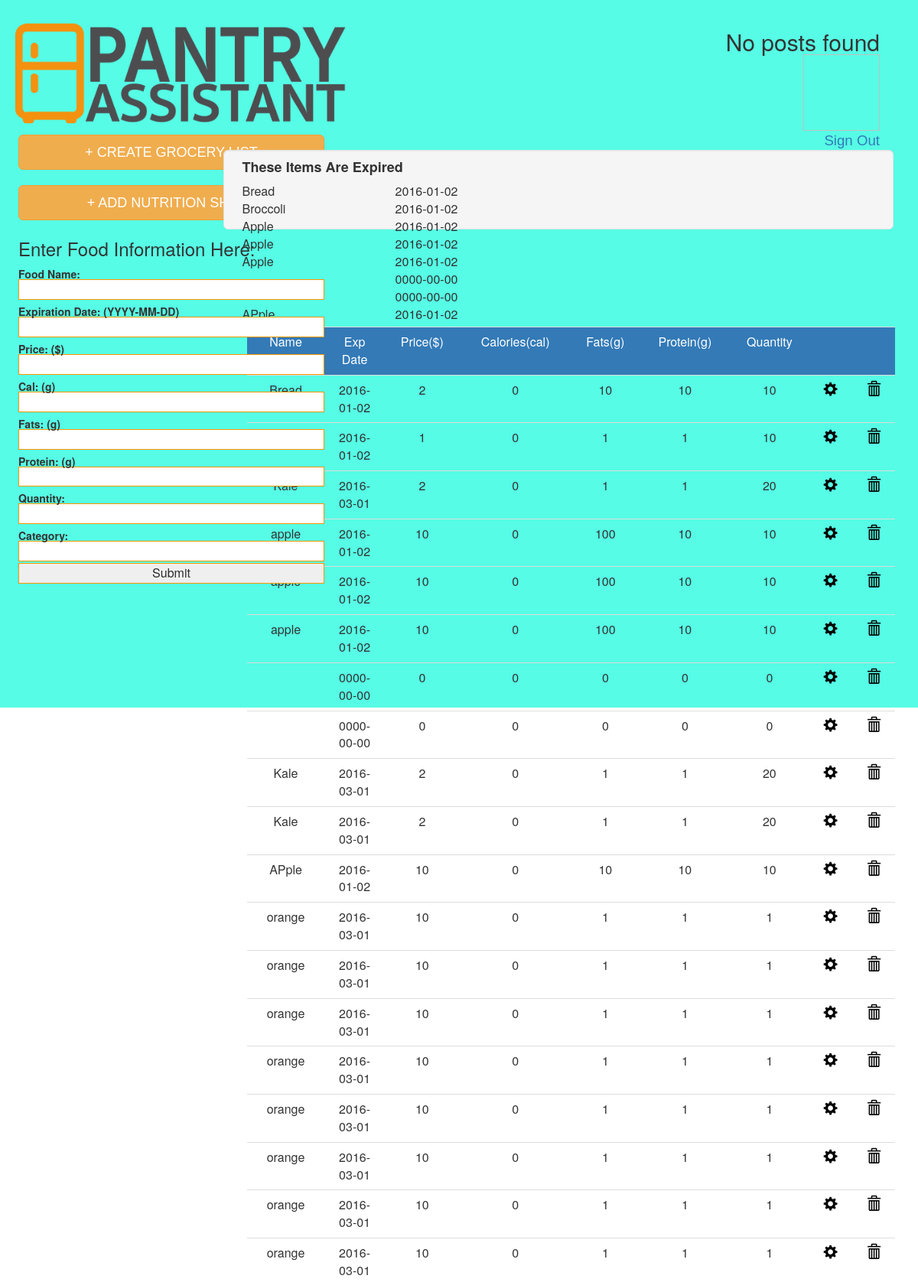
Screenshot of /CI/index.php/crud (upper part) with the database file from the repository.
### tables this page shows
CREATE TABLE `foods` (
  `foodid` int(11) unsigned NOT NULL AUTO_INCREMENT,
  `name` varchar(255) DEFAULT NULL,
  `expiration` date DEFAULT NULL,
  `price` int(11) DEFAULT NULL,
  `cal` int(11) DEFAULT NULL,
  `fats` int(11) DEFAULT NULL,
  `protein` int(11) DEFAULT NULL,
  `quantity` int(11) DEFAULT NULL,
  `category` varchar(255) DEFAULT NULL,
  PRIMARY KEY (`foodid`)
);

### CI/application/controllers/crud.php (called while the page is built, shortened)
<?php
class Crud extends CI_Controller {
    function index() {
        $data = array();
        $this->load->model('food_model');
        $data['foods'] = $this->food_model->getFoods();
        $this->load->model('SignupformModel');
        $this->load->view('foodView', $data);
    }
}

### CI/index.php (called while the page is built, shortened)
<?php
require_once BASEPATH.'core/CodeIgniter.php';

### CI/application/models/Food_model.php (called while the page is built, shortened)
<?php
class Food_model extends CI_Model {
    function getFoods() {
        $query = $this->db->get('foods');
        $foods = array();
        foreach ($query->result() as $row) {
            $foods[] = array(
                'foodid' => $row->foodid,
                'name' => $row->name,
                'expiration' => $row->expiration,
                'price' => $row->price,
                'cal' => $row->cal,
                'fats' => $row->fats,
                'protein' => $row->protein,
                'quantity' => $row->quantity,
                'category' => $row->category
            );
        }
        return $foods;
    }
}

### CI/application/views/foodView.php (the view, shortened to what this page needs)
<html>
<head>
    <link rel="stylesheet" type="text/css" href="../css/styles.css">
    <link rel="stylesheet" href="https://maxcdn.bootstrapcdn.com/bootstrap/3.3.6/css/bootstrap.min.css">
</head>
<body>
<div class="jumbotron" style="background:#56FCE5 !important">
    <a href="../index.php/crud/home"><img id="logotopleft" src="../images/pantry_assistant_logo.png"></a>
    <div id="topright">
        <?php if (isset($user)): foreach ($user as $u): ?>
            <p>Hello,  <?php echo $u['username'];?> ! </p>
        <?php endforeach; else: ?>
            <h2>No posts found</h2>
        <?php endif; ?>
        <img id="smallpic"><br>
        <a href="../index.php">Sign Out</a>
    </div>
</div>
<section id="mainbuttons">
    <a href="../index.php/crud/grocery"><button type="button" class="btn btn-warning btn-lg btn-block">+ create grocery list</button></a><br>
    <a href="../index.php/crud/nutrition"><button type="button" class="btn btn-warning btn-lg btn-block">+ add nutrition sheet</button></a><br>
</section>
<section class="well well-lg">
    <h4><b>These items are expired</b></h4>
    <table id="expired">
        <?php if (isset($foods)):
            foreach ($foods as $f):
                $date = date("Y-m-d");
                if($f['expiration'] <= $date):?>
            <tr><td><?php echo $f['name'];?></td><td><?php echo $f['expiration']; ?></td></tr>
            <?php endif; ?>
        <?php endforeach; else: ?>
            <h2>No posts found</h2>
        <?php endif; ?>
    </table>
</section>
<div class="form-horizontal" id="addform">
    <?php echo form_open('crud'); ?>
    <h3>Enter Food Information Here:</h3>
    <label>Food Name:
        <?php echo form_input('name'); ?>
    </label>
    <br />
    <label>Expiration Date: (YYYY-MM-DD)
        <?php echo form_input('expiration'); ?>
    </label>
    <br />
    <label>Price: ($)
        <?php echo form_input('price'); ?>
    </label>
    <br />
    <label>Cal: (g)
        <?php echo form_input('cals'); ?>
    </label>
    <br />
    <label>Fats: (g)
        <?php echo form_input('fats'); ?>
    </label>
    <br />
    <label>Protein: (g)
        <?php echo form_input('protein'); ?>
    </label>
    <br />
    <label>Quantity:
        <?php echo form_input('quantity'); ?>
    </label>
    <br />
    <label>Category:
        <?php echo form_input('category'); ?>
    </label>
    <br />
    <div id="submit">
        <?php echo form_submit('submit', 'Submit'); ?>
    </div>
    <?php echo form_close(); ?><br><br><br>
    <br />
</div>
<section class="container" id="maincontent">
    <div class="container">
        <table class="table table-hover" id="maintab"><tr id="firstrow"><td>Name</td><td>Exp Date</td><td>Price($)</td><td>Calories(cal)</td><td>Fats(g)</td><td>Protein(g)</td><td>Quantity</td><td></td><td></td></tr>
        <?php if (isset($foods)): foreach ($foods as $f): ?>
        <tr><td><?php echo $f['name']; ?></td>
        <td><?php echo $f['expiration']; ?></td>
        <td><?php echo $f['price']; ?></td>
        <td><?php echo $f['cal']; ?></td>
        <td><?php echo $f['fats']; ?></td>
        <td><?php echo $f['protein']; ?></td>
        <td><?php echo $f['quantity']; ?></td>
        <td><a class="glyphicon glyphicon-cog" href="../index.php/crud/update"></a></td>
            <td><a class="glyphicon glyphicon-trash" href="../index.php/crud/delete"></a></td></tr>
        <?php endforeach; else: ?>
        <h2>No posts found</h2>
        <?php endif; ?>
        </table>
    </div>
</section>
<br />
</body>
</html>

### CI/css/styles.css (style rules this page uses)
body, #loginform input, a { font-family: "Arial", sans-serif; font-size: 14pt; color: #2b2b2b; }
h2 { font-family: "arial black", sans-serif; }
.jumbotron { background-color: #56FCE5; position: absolute; top: 0; left: 0; width: 100%; height: 20%; clear: both; z-index: -100 }
#logotopleft { margin: -30px 0 0 20px; width: 432px; height: 175px; }
.form-horizontal label { width: 300px; text-align: justify; }
.form-horizontal input { border: #FF9600 1px solid; box-shadow: none; color: #2b2b2b; width: 400px; float: right; text-align: center; font-size: 12pt; }
.form-horizontal #submit { height: 40px; width: 200px; box-shadow: none; border: none; float: right; margin-right: -15px; }
.container { margin-top: 190px; }
#mainbuttons button { width: 400px; text-transform: uppercase; font-family: "Arial Black", sans-serif; }
#topright { float: right; text-align: right; margin: -30px 50px 0 0; }
#smallpic { width: 100px; height: 100px; margin-top: -10px; }
#mainbuttons { position: relative; top: 22%; left: 2%; }
#maincontent { width: 100%; margin-top: -27%; }
#firstrow { background-color: #337ab7; color: white; }
#maincontent .container { width: 75%; float: right; margin-top: -13%; height: 58px; text-align: center; font-size: 14pt; vertical-align: middle; }
#maintab td { height: 20px; text-align: center; width: 10px; }
.glyphicon { width: 25px; height: 25px; color: black; }
.well { float: right; width: 73%; position: relative; top: 8%; left: -2.7%; height: 13%; text-transform: capitalize; }
.well h4 { margin-top: -1.5%; }
#addform { position: relative; top: 20%; left: 2%; }
.form-horizontal #submit, .form-horizontal input { float: left; }
.form-horizontal input { width: 400px; margin-top: -3px; }
#expired td { height: 20px; width: 200px; }

### rows the page displays
foods: name "Bread", expiration "2016-01-02", price "2", cal "0", fats "10", protein "10", quantity "10"
foods: name "Broccoli", expiration "2016-01-02", price "1", cal "0", fats "1", protein "1", quantity "10"
foods: name "Apple", expiration "2016-01-02", name "apple", price "10", cal "0", fats "100", protein "10", quantity "10"
foods: name "Apple", expiration "2016-01-02", price "10", cal "0", fats "100", protein "10", quantity "10"
foods: name "Apple", expiration "2016-01-02", name "apple", price "10", cal "0", fats "100", protein "10", quantity "10"
foods: expiration "0000-00-00", price "0", cal "0", fats "0", protein "0", quantity "0"
foods: expiration "0000-00-00", price "0", cal "0", fats "0", protein "0", quantity "0"
foods: name "APple", expiration "2016-01-02", price "10", cal "0", fats "10", protein "10", quantity "10"
foods: expiration "2016-03-01", price "2", cal "0", fats "1", protein "1", quantity "20"
foods: name "Kale", expiration "2016-03-01", price "2", cal "0", fats "1", protein "1", quantity "20"
foods: name "Kale", expiration "2016-03-01", price "2", cal "0", fats "1", protein "1", quantity "20"
foods: name "orange", expiration "2016-03-01", price "10", cal "0", fats "1", protein "1", quantity "1"
foods: name "orange", expiration "2016-03-01", price "10", cal "0", fats "1", protein "1", quantity "1"
foods: name "orange", expiration "2016-03-01", price "10", cal "0", fats "1", protein "1", quantity "1"
foods: name "orange", expiration "2016-03-01", price "10", cal "0", fats "1", protein "1", quantity "1"
foods: name "orange", expiration "2016-03-01", price "10", cal "0", fats "1", protein "1", quantity "1"
foods: name "orange", expiration "2016-03-01", price "10", cal "0", fats "1", protein "1", quantity "1"
foods: name "orange", expiration "2016-03-01", price "10", cal "0", fats "1", protein "1", quantity "1"
foods: name "orange", expiration "2016-03-01", price "10", cal "0", fats "1", protein "1", quantity "1"
